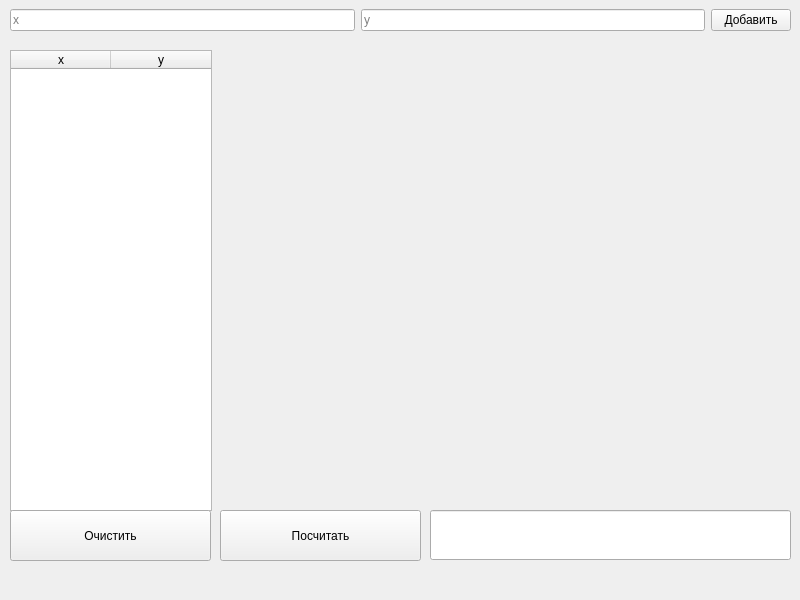
<?xml version="1.0" encoding="UTF-8"?>
<ui version="4.0">
 <class>MyWindow</class>
 <widget class="QMainWindow" name="MyWindow">
  <property name="enabled">
   <bool>true</bool>
  </property>
  <property name="geometry">
   <rect>
    <x>0</x>
    <y>0</y>
    <width>800</width>
    <height>600</height>
   </rect>
  </property>
  <property name="minimumSize">
   <size>
    <width>800</width>
    <height>600</height>
   </size>
  </property>
  <property name="maximumSize">
   <size>
    <width>800</width>
    <height>600</height>
   </size>
  </property>
  <property name="windowTitle">
   <string>MyWindow</string>
  </property>
  <widget class="QWidget" name="centralwidget">
   <widget class="QWidget" name="horizontalLayoutWidget">
    <property name="geometry">
     <rect>
      <x>10</x>
      <y>0</y>
      <width>781</width>
      <height>41</height>
     </rect>
    </property>
    <layout class="QHBoxLayout" name="horizontalLayout">
     <item>
      <widget class="QLineEdit" name="x_input">
       <property name="text">
        <string/>
       </property>
       <property name="placeholderText">
        <string>x</string>
       </property>
      </widget>
     </item>
     <item>
      <widget class="QLineEdit" name="y_input">
       <property name="text">
        <string/>
       </property>
       <property name="placeholderText">
        <string>y</string>
       </property>
      </widget>
     </item>
     <item>
      <widget class="QPushButton" name="add_coord_btn">
       <property name="text">
        <string>Добавить</string>
       </property>
      </widget>
     </item>
    </layout>
   </widget>
   <widget class="QTableWidget" name="coords_table">
    <property name="geometry">
     <rect>
      <x>10</x>
      <y>50</y>
      <width>202</width>
      <height>461</height>
     </rect>
    </property>
    <property name="columnCount">
     <number>2</number>
    </property>
    <attribute name="verticalHeaderVisible">
     <bool>false</bool>
    </attribute>
    <attribute name="verticalHeaderHighlightSections">
     <bool>false</bool>
    </attribute>
    <column>
     <property name="text">
      <string>x</string>
     </property>
    </column>
    <column>
     <property name="text">
      <string>y</string>
     </property>
    </column>
   </widget>
   <widget class="QWidget" name="verticalLayoutWidget">
    <property name="geometry">
     <rect>
      <x>219</x>
      <y>49</y>
      <width>571</width>
      <height>461</height>
     </rect>
    </property>
    <layout class="QVBoxLayout" name="paint_lt"/>
   </widget>
   <widget class="QPushButton" name="count_btn">
    <property name="geometry">
     <rect>
      <x>220</x>
      <y>510</y>
      <width>201</width>
      <height>51</height>
     </rect>
    </property>
    <property name="text">
     <string>Посчитать</string>
    </property>
   </widget>
   <widget class="QLineEdit" name="answer_le">
    <property name="geometry">
     <rect>
      <x>430</x>
      <y>510</y>
      <width>361</width>
      <height>50</height>
     </rect>
    </property>
   </widget>
   <widget class="QPushButton" name="clear_btn">
    <property name="geometry">
     <rect>
      <x>10</x>
      <y>510</y>
      <width>201</width>
      <height>51</height>
     </rect>
    </property>
    <property name="text">
     <string>Очистить</string>
    </property>
   </widget>
  </widget>
  <widget class="QMenuBar" name="menubar">
   <property name="geometry">
    <rect>
     <x>0</x>
     <y>0</y>
     <width>800</width>
     <height>37</height>
    </rect>
   </property>
  </widget>
 </widget>
 <resources/>
 <connections/>
</ui>
